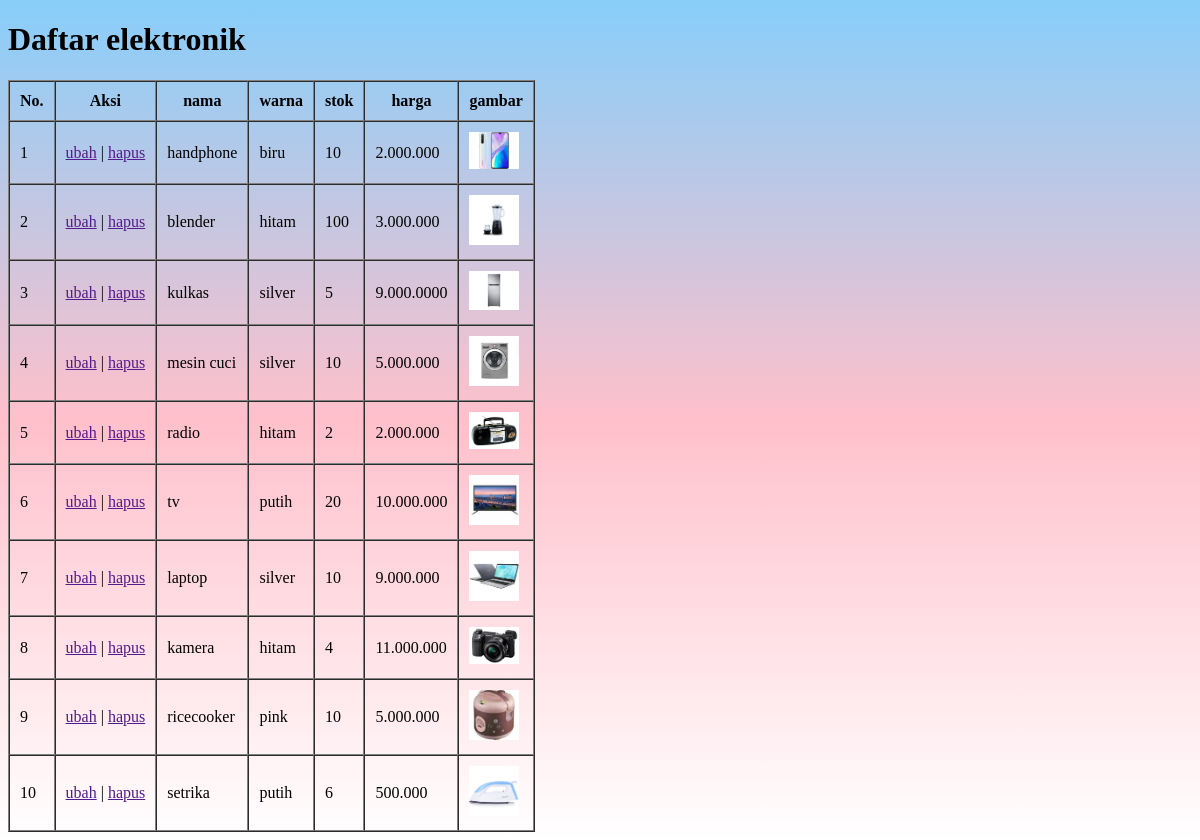
Before: /latihan5c/index.php with the older database file.
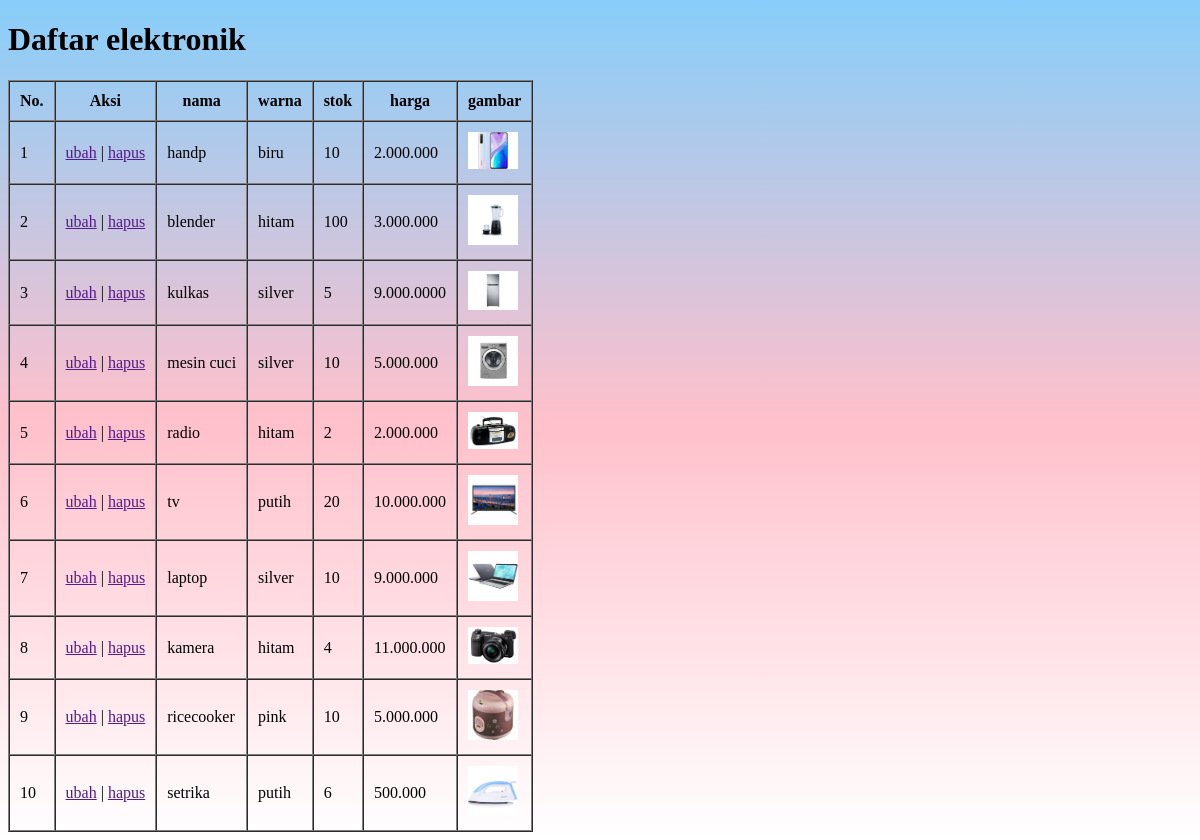
After: the same page with the newer database file.
### tables this page shows
CREATE TABLE `elektronik` (
  `id` int(10) NOT NULL,
  `nama` varchar(100) NOT NULL,
  `warna` varchar(100) NOT NULL,
  `stok` varchar(100) NOT NULL,
  `harga` varchar(100) NOT NULL,
  `gambar` varchar(100) NOT NULL
);

### latihan5c/functions.php (called while the page is built)
<?php
$conn = mysqli_connect("localhost", "root", "", "tugasbesar_193040006");
function query($query) {
	global $conn;
	$result = mysqli_query($conn, $query);
	$rows = [];
	while($row = mysqli_fetch_assoc($result) ) {
		$rows[] = $row;
	}
	return $rows;
}
?>

### latihan5c/index.php (the view, shortened to what this page needs)
<?php
require 'functions.php';
$mhs = query("SELECT * FROM elektronik");
?>
<!DOCTYPE html>
<html>
<head>
<link rel="stylesheet" type="text/css" href="style.css">
</head>
<body>
    <h1>Daftar elektronik</h1>
    <table border="1" cellpadding="10" cellspacing="0">
        <tr>
            <th>No.</th>
            <th>Aksi</th>
            <th>nama</th>
            <th>warna</th>
            <th>stok</th>
            <th>harga</th>
            <th>gambar</th>
        </tr>
        <?php $i = 1; ?>
        <?php foreach ($mhs as $row) : ?>
        <tr>
            <td> <?= $i; ?> </td>
            <td>
                <a href="">ubah</a> |
                <a href="">hapus</a>
            </td>
            <td> <?= $row["nama"]; ?> </td>
            <td> <?= $row["warna"]; ?> </td>
            <td> <?= $row["stok"]; ?> </td>
            <td> <?= $row["harga"]; ?> </td>
            <td><img src="img/<?= $row["gambar"]; ?>" width="50"></td>
        </tr>
        <?php $i++; ?>
        <?php endforeach; ?>
    </table>
</body>
</html>

Changed rows visible on the page:
changed elektronik "biru": nama "handphone" → "handp"
